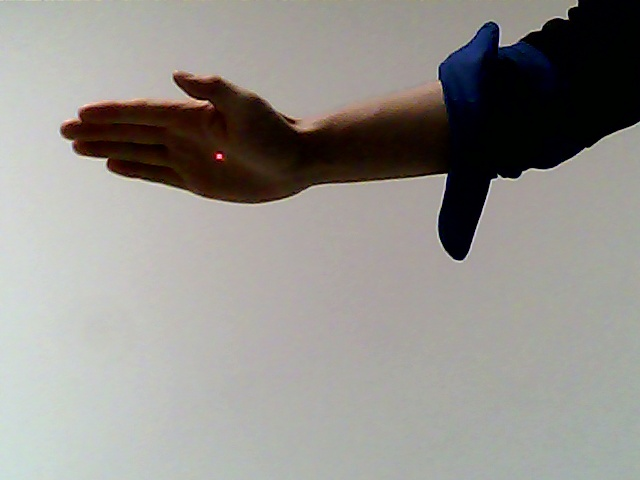
#> input picture material/bild.jpg, 640 x 480 px
$ python laserparticle.py   (Python 2 division)
#> lines starting #> are read from the running program, lines starting #| are printed output that depends on the picture; after the words box and inside, x2 and y2 are one past the last pixel; in counts of white or black regions, pixels touching at a corner belong together
# See this thread:
# http://stackoverflow.com/questions/16110649/counting-particles-using-image-processing-in-python

import cv2
import pylab
from scipy import ndimage

bild = cv2.imread("../material/bild.jpg")
#> bild is the input picture: shape (480, 640, 3); mean B, G, R 141.2, 145.6, 148.3
bg = cv2.imread("bg.jpg")
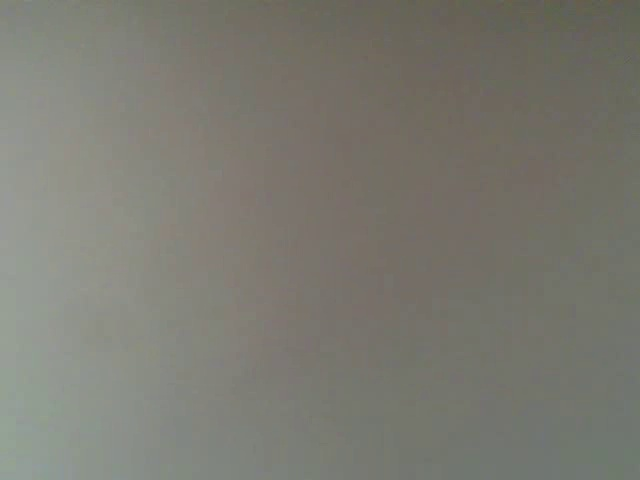
#> input picture video-analyze/bg.jpg, 640 x 480 px
#> bg is the input picture: shape (480, 640, 3); mean B, G, R 113.4, 122.2, 123

im = bg - bild
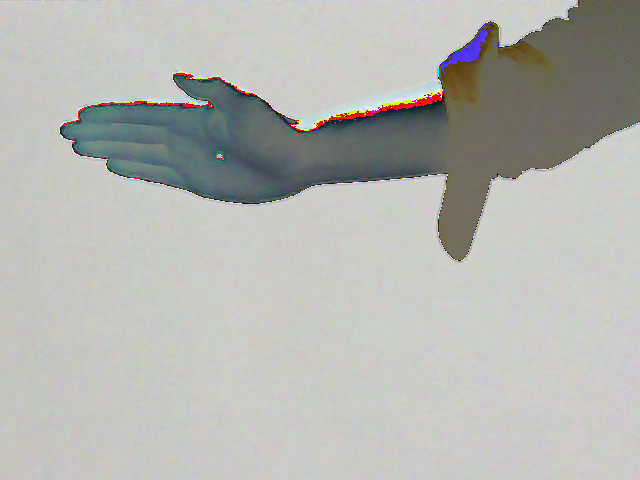
#> im: shape (480, 640, 3); mean B, G, R 178, 182.1, 181.3
#cv2.imshow('frame',subtracted)
#print "Subtraction of own background"

#im = cv2.imread('bild.jpg')
pylab.figure(0)
pylab.imshow(im)

gray = cv2.cvtColor(im, cv2.COLOR_BGR2GRAY)
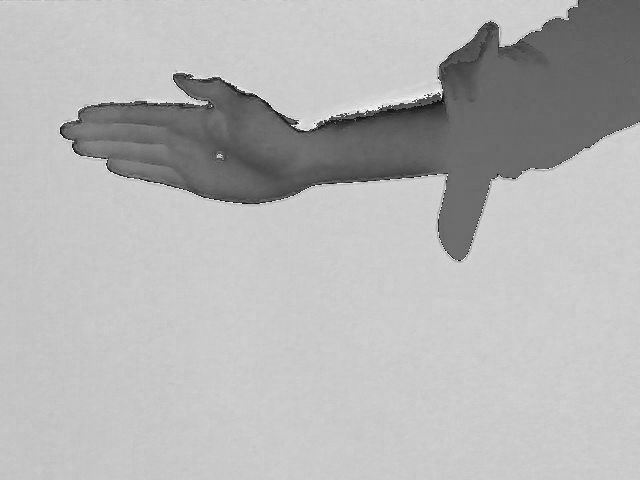
#> gray: shape (480, 640); min 2, max 255, mean 181.4
gray = cv2.GaussianBlur(gray, (5,5), 0)
maxValue = 255
adaptiveMethod = cv2.ADAPTIVE_THRESH_GAUSSIAN_C
#cv2.ADAPTIVE_THRESH_MEAN_C #cv2.ADAPTIVE_THRESH_GAUSSIAN_C
thresholdType = cv2.THRESH_BINARY
#cv2.THRESH_BINARY #cv2.THRESH_BINARY_INV
blockSize = 5 #odd number like 3,5,7,9,11
C = -3 # constant to be subtracted
im_thresholded = cv2.adaptiveThreshold(gray, maxValue, adaptiveMethod, thresholdType, blockSize, C)
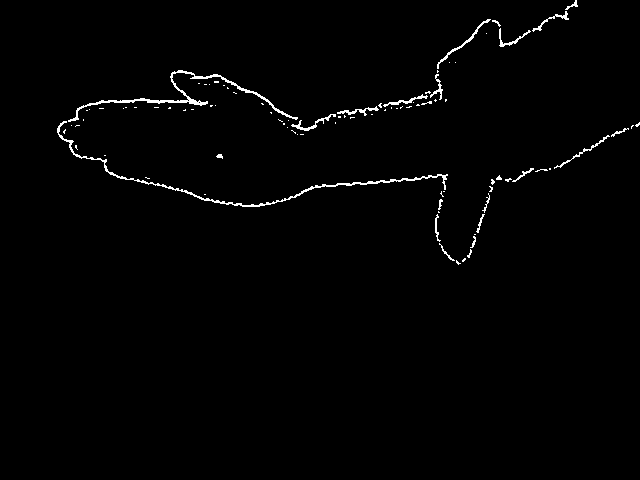
#> im_thresholded: shape (480, 640); 1.2% white in thin lines or dots, all inside (x1, y1, x2, y2) = (57, 0, 640, 265)
labelarray, particle_count = ndimage.measurements.label(im_thresholded)
#> labelarray: shape (480, 640) int32; 118 distinct labels, from 0 to 117
#> particle_count = 117
print particle_count
#| 117
pylab.figure(1)
pylab.imshow(im_thresholded)
pylab.show()
